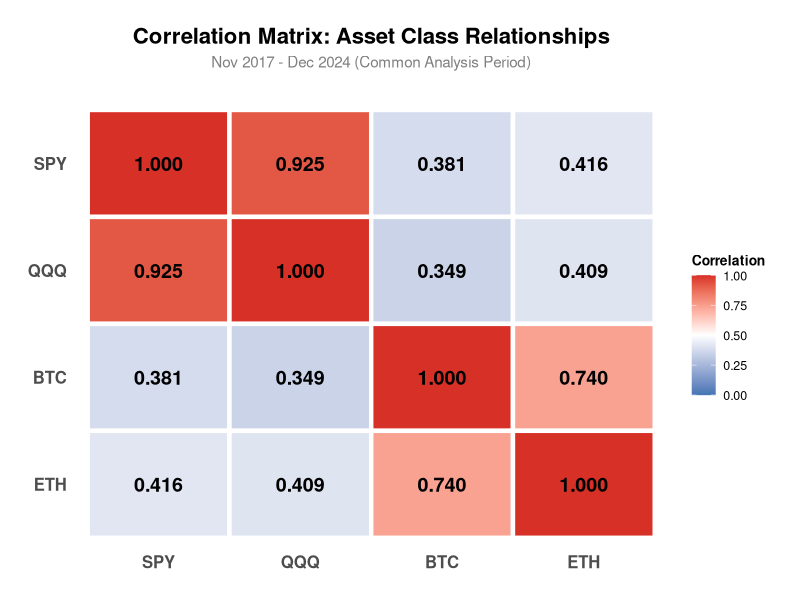

Here is the R script that generated this plot:
# Chart 4: Correlation Matrix
# Heatmap of cross-asset correlation (common analysis period: Nov 2017 - Dec 2024)

setwd("/Users/ananyatyagi/Desktop/Volatility Data Analysis Project")

library(ggplot2)
library(tidyr)
library(dplyr)

corr_matrix <- matrix(c(
  1.0000, 0.9252, 0.3814, 0.4158,
  0.9252, 1.0000, 0.3488, 0.4091,
  0.3814, 0.3488, 1.0000, 0.7403,
  0.4158, 0.4091, 0.7403, 1.0000
), nrow = 4, byrow = TRUE)

rownames(corr_matrix) <- c("SPY", "QQQ", "BTC", "ETH")
colnames(corr_matrix) <- c("SPY", "QQQ", "BTC", "ETH")

corr_df <- as.data.frame(corr_matrix)
corr_df$Asset1 <- rownames(corr_df)

corr_long <- corr_df %>%
  pivot_longer(cols = c(SPY, QQQ, BTC, ETH), names_to = "Asset2", values_to = "Correlation")

corr_long$Asset1 <- factor(corr_long$Asset1, levels = c("SPY", "QQQ", "BTC", "ETH"))
corr_long$Asset2 <- factor(corr_long$Asset2, levels = rev(c("SPY", "QQQ", "BTC", "ETH")))

chart4 <- ggplot(corr_long, aes(x = Asset1, y = Asset2, fill = Correlation)) +
  geom_tile(color = "white", size = 1.5) +
  geom_text(aes(label = sprintf("%.3f", Correlation)),
            color = "black", size = 5, fontface = "bold") +
  scale_fill_gradient2(low = "#4575B4", mid = "white", high = "#D73027",
                        midpoint = 0.5, limits = c(0, 1),
                        name = "Correlation") +
  labs(title = "Correlation Matrix: Asset Class Relationships",
       subtitle = "Nov 2017 - Dec 2024 (Common Analysis Period)",
       x = NULL, y = NULL) +
  theme_minimal() +
  theme(plot.title = element_text(size = 16, face = "bold", hjust = 0.5, margin = margin(b = 5)),
        plot.subtitle = element_text(size = 11, hjust = 0.5, color = "gray50", margin = margin(b = 20)),
        axis.text = element_text(size = 12, face = "bold"),
        panel.grid = element_blank(),
        legend.title = element_text(size = 10, face = "bold"),
        legend.text = element_text(size = 9),
        plot.background = element_rect(fill = "white", color = NA),
        panel.background = element_rect(fill = "white", color = NA),
        plot.margin = margin(20, 20, 20, 20))

ggsave("Chart_4_Correlation_Matrix.png", plot = chart4, width = 9, height = 8, dpi = 300, units = "in", bg = "white")

print("Chart saved: Chart_4_Correlation_Matrix.png")
